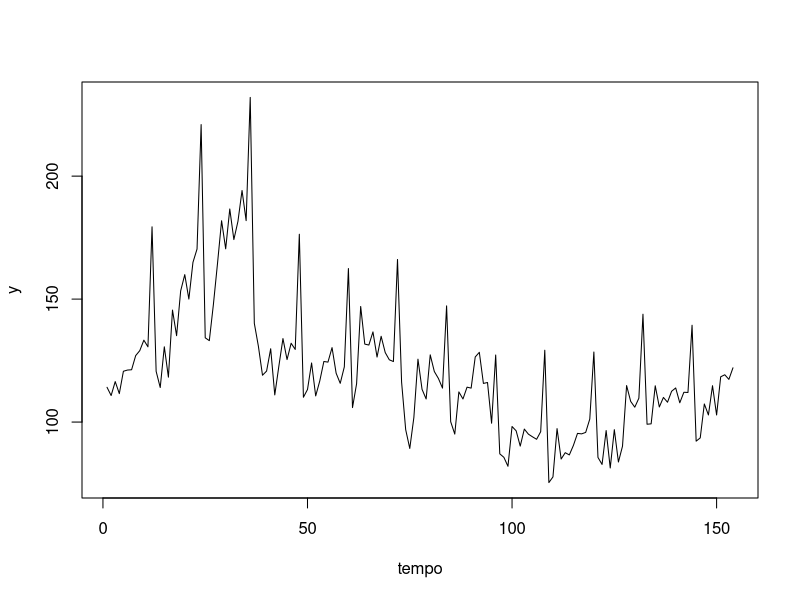
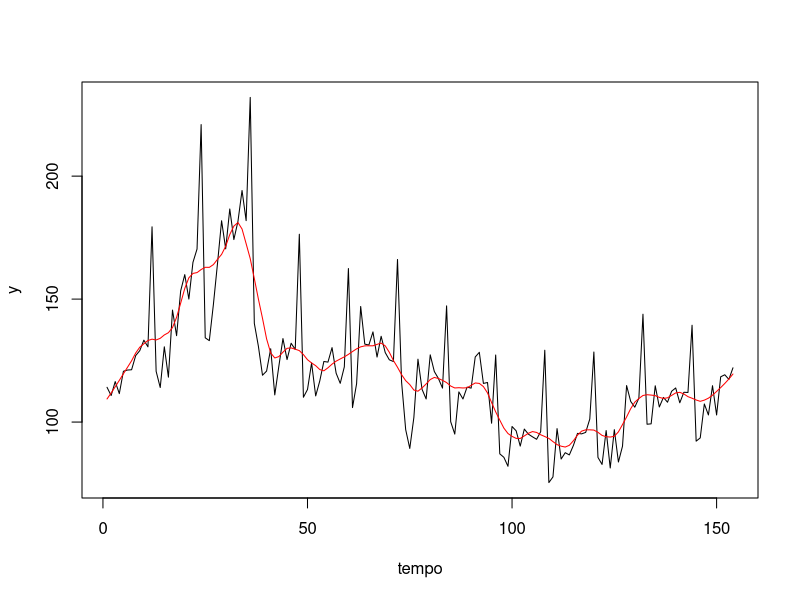

Here is the R script that generated these plots, in order:
## ---- chunk 1

data = read.csv("consumo.csv", header = TRUE)
x = ts(data$consumo, start = c(1984,1), frequency=12)
tempo = 1:length(x)
y = as.vector(x)
plot.ts(tempo,y,type="l")
mod<- loess(y ~ tempo, span=0.1, degree=1)
pred = predict(mod)

plot(tempo,y,type="l")
lines(tempo, pred,col="red")



